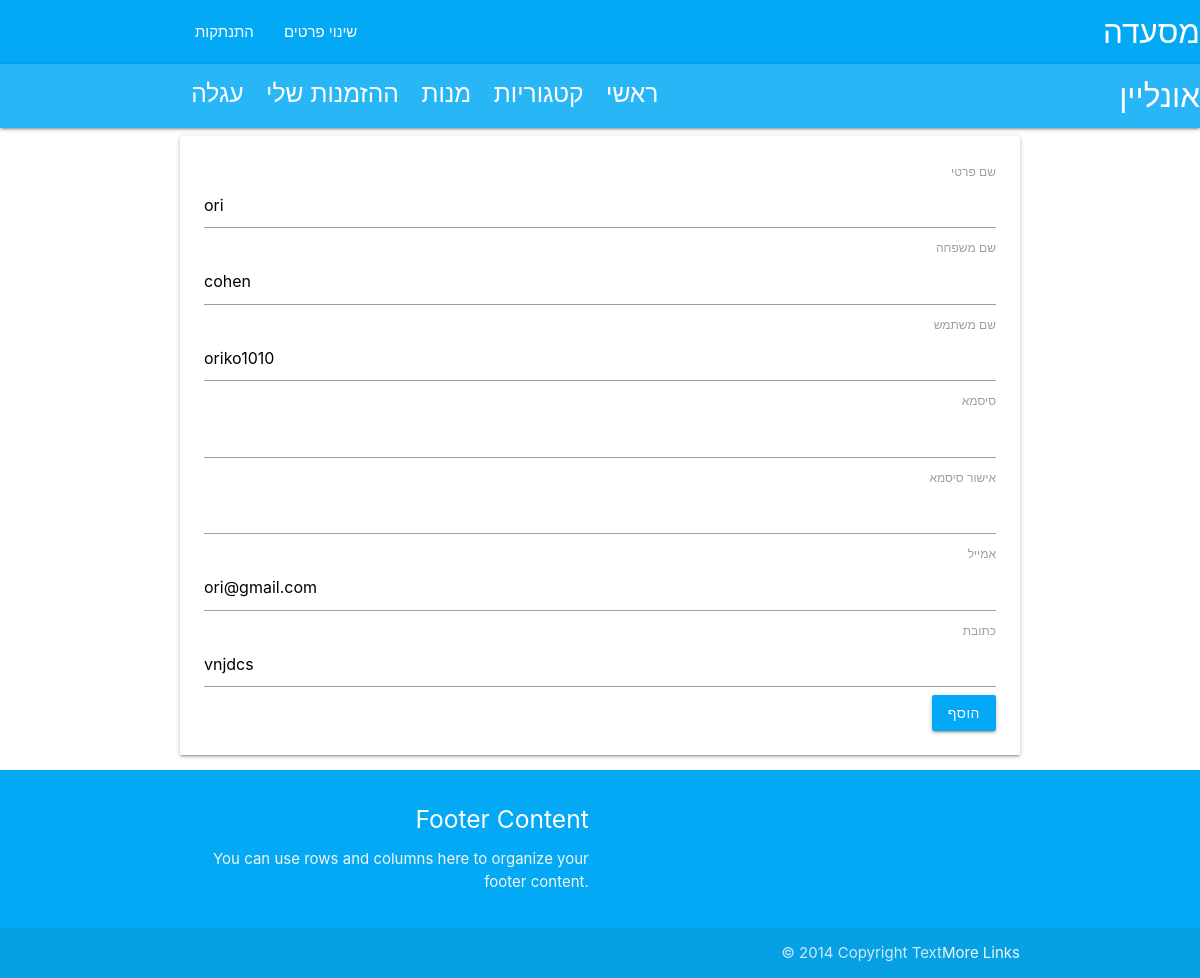
The page /change_details (signed in) on the database its author committed.
### models/users.py (models this page shows, shortened)
class User(db.Model,UserMixin):
    id = db.Column(db.Integer,primary_key=True)
    username = db.Column(db.String(20),nullable=False,unique=True)
    password = db.Column(db.String(20),nullable=False)
    first_name = db.Column(db.String(50),nullable=False)
    last_name = db.Column(db.String(50),nullable=False)
    is_staff = db.Column(db.Boolean,default=False)
    email = db.Column(db.String(200),nullable=False)
    carts = db.relationship('Cart', backref='user',cascade="save-update")

### models/deliveries.py (models this page shows)
class Delivery(db.Model):
    id = db.Column(db.Integer,primary_key=True)
    cart_id = db.Column(db.Integer, db.ForeignKey('cart.id'), unique=True)
    is_delivered = db.Column(db.Boolean, default=False)
    address = db.Column(db.String(200),default='')
    comment = db.Column(db.Text,default='')
    created = db.Column(db.Date)

### controllers/users.py (the view, shortened to what this page needs)
@login_required
def change_details():
    form=SignUpForm()
    user=current_user
    return render_template('after_login/change_details.html',user=user,form=form)

### form_signup.py (shortened to what this page needs)
class SignUpForm(FlaskForm):
    first_name = StringField('שם פרטי',validators=[DataRequired('הכנס שם פרטי')])
    last_name =StringField('שם משפחה',validators=[DataRequired('הכנס שם משפחה')])
    username=StringField('שם משתמש',validators=[DataRequired('הכנס שם משתמש'),Length(6,18,'שם משתמש חייב להיות בין 6-18 תווים')])
    email = StringField('אמייל',validators=[DataRequired('הכנס אימייל'),Email('הכנס כתובת אימייל תקינה')])
    password = PasswordField('סיסמא',validators=[DataRequired('הכנס סיסמא'),Length(6, 20,'הסיסמא חייבת להיות בין 6-20 תווים')])
    confirm_password = PasswordField('אישור סיסמא',validators=[EqualTo('password','הסיסמא חייבת להיות תואמת')])
    submit1=SubmitField('הוסף',render_kw={'class': 'hoverable waves-effect light-blue btn'})
    submit4=SubmitField('בצע הזמנה',render_kw={'class': 'hoverable waves-effect light-blue btn'})
    submit2=SubmitField('הוסף',render_kw={'class': 'hoverable waves-effect light-green btn'})
    submit3=SubmitField('התחבר',render_kw={'class': 'hoverable waves-effect light-blue btn'})
    address=StringField('כתובת')

### controllers/managers.py (called while the page is built)
@login_manager.user_loader
def load_user(user_id):
    return User.query.get(int(user_id))

### templates/after_login/change_details.html (shortened to what this page needs)
{% extends 'layouts/layout.html' %}{% block content %}
<form method="POST" action="{{url_for('users.change_details')}}" novalidate class="card-panel">
    <div>
        <div>{{form.first_name.label}}</div>
        <div>{{form.first_name(value=user.first_name)}}</div>
    </div>
    <div>
        <div>{{form.last_name.label}}</div>
        <div>{{form.last_name(value=user.last_name)}}</div>
    </div>
    <div>
        <div>{{form.username.label}}</div>
        <div>{{form.username(value=user.username)}}</div>
    </div>
    <div>
        <div>{{form.password.label}}</div>
        <div>{{form.password(value=user.password)}}</div>
    </div>
    <div>
        <div>{{form.confirm_password.label}}</div>
        <div>{{form.confirm_password(value=user.confirm_password)}}</div>
    </div>
    <div>
        <div>{{form.email.label}}</div>
        <div>{{form.email(value=user.email)}}</div>
    </div>
    <div>
        <div>{{form.address.label}}</div>
        <div>{{form.address(value=user.carts[-1].deliveries.address)}}</div>
    </div>
    <div>{{form.submit1}}</div>
</form>
{% endblock %}

### rows shown on the page
User: first_name "ori", last_name "cohen", username "oriko1010", email "ori@gmail.com"
Delivery: address "vnjdcs"
